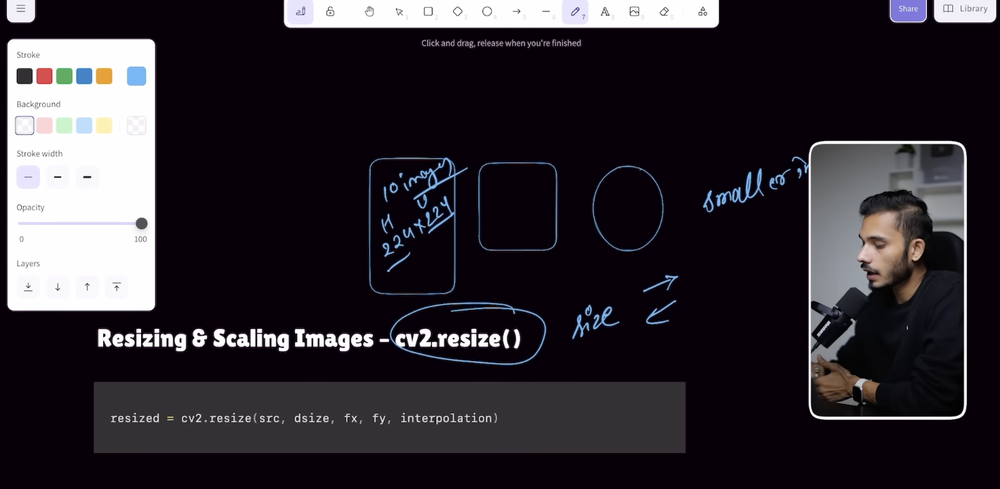
#> input picture opencv/phase2/phase2.png, 1000 x 489 px, shrunk from 1424 x 696 before the run, found by its file name
$ python resize.py
#> lines starting #> are read from the running program, lines starting #| are printed output that depends on the picture
import cv2 as cv2
image = cv2.imread("/Users/adarshagarwala/Documents/Becoming-God/opencv/phase2/phase2.png")
#> image is the input picture: shape (489, 1000, 3); mean B, G, R 48.9, 42.2, 47.2
if image is not None:
    cropped = image[0:, 200:]
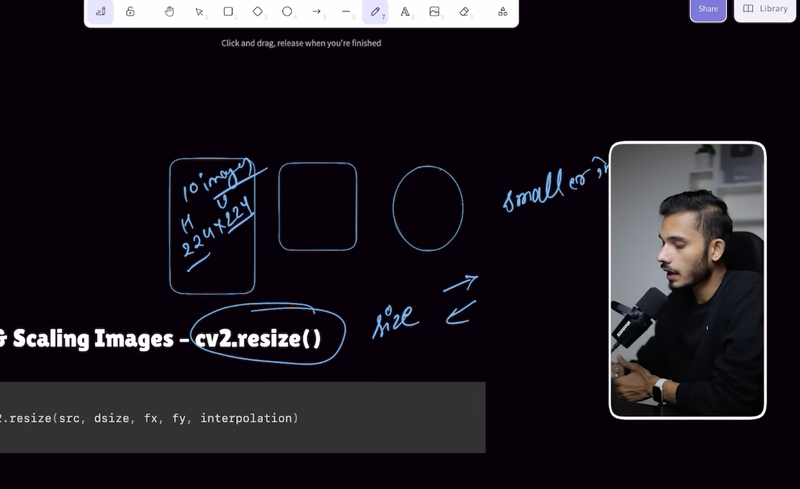
#> cropped: shape (489, 800, 3); mean B, G, R 32.8, 25.5, 30.7
    cv2.imshow("Original Image", image)
    cv2.imshow("Cropped Image", cropped)
    cv2.waitKey(0)
    cv2.destroyAllWindows()

else:
    print("Image not found")
